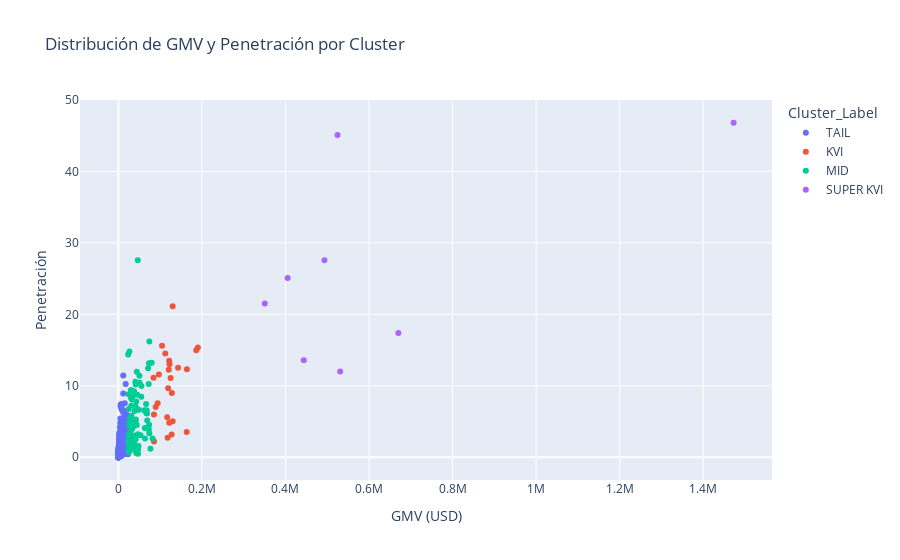

Notebook code cell kept with this figure:
### Code cell
# Crear el gráfico de dispersión con Plotly Express, agregando 'product_name' en hover_data
fig = px.scatter(df_final, 
                 x='gmv_usd', 
                 y='penetration', 
                 color='Cluster_Label', 
                 title='Distribución de GMV y Penetración por Cluster',
                 labels={'gmv_usd': 'GMV (USD)', 'penetration': 'Penetración'},
                 hover_data=['product_name', 'gmv_usd', 'penetration'])

# Mostrar la gráfica
fig.show()

### Figure 1 — Plotly figure (JSON) as saved in the notebook; plotly's stock layout.template omitted (floating-point values rounded to 4 significant figures; data arrays with more than 128 entries replaced by an {"elided": "..."} marker saying what was removed)
{"data": [{"customdata": {"elided": "858x1 str values"}, "hovertemplate": "Cluster_Label=TAIL<br>GMV (USD)=%{x}<br>Penetración=%{y}<br>product_name=%{customdata[0]}<extra></extra>", "legendgroup": "TAIL", "marker": {"color": "#636efa", "symbol": "circle"}, "mode": "markers", "name": "TAIL", "orientation": "v", "showlegend": true, "type": "scatter", "x": {"elided": "858 float values"}, "xaxis": "x", "y": {"elided": "858 float values"}, "yaxis": "y"}, {"customdata": [["Filé de Peito de Frango 20Kg - Canção Congelado - Caixa de 20kg Venda por Caixa"], ["Filé de Peito de Frango Envelopado CX - Lar Congelado - Caixa de 20kg A partir de 1 caixa (20kg)"], ["Leite Integral Italac 1L Tetrapack 1 L (Com Tampa) Unidade"], ["Óleo de Algodão Liza 14,5Kg 14,5Kg Unidade"], ["Açúcar Refinado União 1Kg Pacote de 1kg Unidade"], ["Café Pilão Tradicional Almofada 500g Almofada de 500g Unidade"], ["Leite Integral Piracanjuba 1L Tetrapack 1 L (Com Tampa) Unidade"], ["Arroz Branco 5kg - Pantera Pacote de 5kg Venda por Pacote"], ["Feijão Preto Kicaldo 1Kg Pacote de 1kg Unidade"], ["Feijão Carioca Camil 1Kg Pacote de 1kg Unidade"], ["Cerveja Heineken long neck 330ml Garrafa de 330ml Unidade"], ["Arroz Branco 5Kg - Mateus Pacote de 5kg Venda por Pacote"], ["Ovos Brancos Grandes - Cinta com 5 dúzias Cinta com 5 dúzias Venda por Cinta"], ["Coca-Cola 200ml Garrafa de 200ml A partir de 1 unidade"], ["Leite Condensado Semidesnatado 395g - Piracanjuba Tetra Pak de 395g Unidade"], ["Creme de Leite Piracanjuba 1,030Kg Tetra Pak de 1,030Kg Unidade"], ["Coca-Cola 350ml Lata de 350ml Unidade"], ["Linguiça tipo Calabresa - SEARA Pacote de 2.5kg 1 pacote (2.5kg)"], ["Batata Pré Frita Tradicional 2kg - Mais Batata Congelado - Pacote de 2kg A partir de 1 pacote"], ["Coca-Cola Zero 350ml Lata de 350ml Unidade"], ["Queijo Mussarela 4Kg - Coyote Resfriado - Peça de 4kg Venda por Peça"], ["Coca-Cola 2L Garrafa de 2l A partir de 1 unidade"], ["Coca-Cola 600ml Garrafa de 600ml A partir de 1 unidade"], ["Açúcar Refinado Caravelas 1kg Pacote de 1kg Venda por Pacote"], ["Feijão Carioca Kicaldo 1Kg Pacote de 1kg Unidade"]], "hovertemplate": "Cluster_Label=KVI<br>GMV (USD)=%{x}<br>Penetración=%{y}<br>product_name=%{customdata[0]}<extra></extra>", "legendgroup": "KVI", "marker": {"color": "#EF553B", "symbol": "circle"}, "mode": "markers", "name": "KVI", "orientation": "v", "showlegend": true, "type": "scatter", "x": [127600.0, 163600.0, 164100.0, 85300.0, 96970.0, 89290.0, 119200.0, 117900.0, 112300.0, 142900.0, 130000.0, 121800.0, 121700.0, 104600.0, 84290.0, 85200.0, 190300.0, 120600.0, 128200.0, 125100.0, 116900.0, 94040.0, 122500.0, 130000.0, 186400.0], "xaxis": "x", "y": [3.185, 3.526, 12.32, 2.202, 11.58, 7.053, 9.649, 2.732, 14.52, 12.53, 5.028, 4.833, 13.5, 15.61, 11.13, 5.993, 15.38, 12.23, 9.002, 11.1, 5.587, 7.547, 13.02, 21.15, 14.99], "yaxis": "y"}, {"customdata": [["Requeijão Cremoso 1.5kg - Tirolez Bisnaga de 1.5kg Venda por Bisnaga"], ["Requeijão Cremoso 1.5kg - Catupiry Resfriado - Bisnaga de 1.5kg A partir de 1 bisnaga"], ["Azeite de Oliva Extra Virgem Borges 2 L Pet de 2L A partir de 1 unidade"], ["Feijão Preto Camil 1Kg Pacote de 1kg Unidade"], ["Feijão Carioca Caldo Nobre 1kg Pacote de 1kg Unidade"], ["Feijão Carioca 1kg - Pantera Pacote de 1kg Venda por Pacote"], ["Cerveja Skol Pilsen 350ml Lata Lata de 350ml Unidade"], ["Água Mineral Frescca sem gás 510ml Garrafa de 510ml Unidade"], ["Batata Pré-Frita One Fry 2.5Kg - McCain Pacote de 2.5kg Venda por Pacote"], ["Batata Pré-Frita Tradicional 2kg - UAI Pacote de 2kg Venda por Pacote"], ["Guaraviton Açaí 500ml Garrafa de 500ml Unidade"], ["Farinha de Trigo Anaconda 5Kg Pacote de 5kg Unidade"], ["Conhaque Dreher 900ml Garrafa de 900ml A partir de 12 unidades"], ["Sassami de Frango GD - SEARA Congelado - Pacote de 6kg A partir de 1 pacote (6kg)"], ["Ketchup Cepêra 3,5Kg Galão de 3,5Kg Unidade"], ["Arroz Branco Gourmet Tio João 5kg Pacote de 5kg Venda por Pacote"], ["Detergente Ypê Neutro 500ml Frasco de 500ml A partir de 1 unidade"], ["Água Sanitária Triex 5L Galão de 5L Unidade"], ["Farinha de Mandioca Branca Seca Grossa Kicaldo 1Kg Pacote de 1kg Unidade"], ["Ovos Brancos Grandes - Bandeja com 30 unidades Bandeja com 30 unidades Venda por Bandeja"], ["Farinha de Trigo Três Coroas 1kg Embalagem de Plástico 1 kg Venda por Embalagem"], ["Leite Condensado Bag Piracanjuba 2,5Kg Bag de 2,5Kg Unidade"], ["Batata Pré-Frita Corte Tradicional 2.5kg - McCain Congelado - Pacote de 2.5kg A partir de 1 pacote"], ["Batata Pré-Frita 7mm 2.25Kg - Simplot Pacote de 2.25kg Venda por Pacote"], ["Filé de Peito de Frango BD - SEARA Bandeja de 1kg A partir de 2 bandejas (2kg)"], ["Refrigerante h2oh limão 500ml Garrafa Garrafa 500ml Unidade"], ["Refrigerante Guaraná Antarctica 350ml Lata Lata de 350ml Unidade"], ["Farinha de Trigo para Pastel 5Kg - Suprema Pacote de 5kg Venda por Pacote"], ["Itubaína Retrô Lata 350ml Lata de 350ml Unidade"], ["Guaraná Antarctica 600ml Garrafa de 600ml A partir de 1 unidade"], ["Farinha de Trigo Para Pastel Rosa Branca 5kg Pacote de 5kg Venda por Pacote"], ["Milho Verde Olé 170g Lata de 170g Venda por Lata"], ["Detergente Limpol Neutro 500ml Frasco de 500ml Unidade"], ["Sassami de Frango IQF - Lar Congelado - Pacote de 2kg A partir de 1 pacote (2kg)"], ["Linguiça Toscana - SEARA Pacote de 5kg 1 pacote (5kg)"], ["Água Mineral Frescca com gás 510ml Garrafa de 510ml Unidade"], ["Refrigerante Guaraná Antarctica 200ML Garrafa Pet Garrafa de 200ml A partir de 1 unidade"], ["Arroz Integral Camil  Food Service 2Kg Pacote de 2kg Unidade"], ["Filé de Peito de Frango IQF - Lar Congelado - Pacote de 1kg A partir de 2 pacotes (2kg)"], ["Sal Miramar 1Kg Pacote de 1kg Unidade"], ["Milho Verde Olé 1,7kg Lata de 1,7Kg Venda por Lata"], ["Café Brasileiro Extraforte Pouch 500g Pacote de 500g Venda por Pacote"], ["Macarrão com Ovos Espaguete 500g - Adria Pacote de 500g Venda por Pacote"], ["Queijo Mussarela 4Kg - Ouro do Campo Embalagem de 4Kg Venda por Embalagem"], ["Queijo Mussarela 4,1Kg - Coyote Resfriado - Peça de 4.1kg Venda por Resfriado"], ["Creme de Leite Piracanjuba 200g Tetra Pak de 200g Unidade"], ["Queijo Mussarela 4Kg - Piloto Refrigerado - Peça de 4Kg Venda por Refrigerado"], ["Bacon Fatiado - Frimesa Pacote de 1kg (67 fatias de 15g aprox.) A partir de 2 pacotes (2kg)"], ["Maionese Mariana 3kg Balde de 3kg Venda por Balde"], ["Papel Toalha Mili 600 folhas Pacote com 600 folhas A partir de 1 pacote"], ["Detergente Triex Neutro 500ml Frasco de 500ml Unidade"], ["Cerveja Itaipava Pilsen 350ml Lata de 350ml Unidade"], ["Bisteca Suína Congelada Caixa - Sadia Congelado - Caixa com 10kg Venda por Caixa"], ["Queijo Mussarela 4.1Kg - Monte Castelo Refrigerado - Peça de 4.1Kg Venda por Refrigerado"], ["Água Mineral Cristal Classic sem gás 510ml Garrafa de 510ml Venda por Garrafa"], ["Água Mineral Cristal Classic com gás 510ml Garrafa de 510ml Venda por Garrafa"], ["Requeijão Cremoso 1.5kg - Scala Resfriado - Bisnaga de 1.5kg A partir de 1 bisnaga"], ["Itubaína Retrô Garrafa 355ml Garrafa de 355ml Unidade"], ["Arroz Japonês Guin Grão Longo 5Kg Pacote de 5kg Unidade"], ["Polpa de Maracujá - Ricaeli Pacote de 1kg - Contém 10 unidades de 100g A partir de 1 pacote (1kg)"], ["Farinha de Trigo Sol 5kg Embalagem de Papel 5kg Venda por Embalagem"], ["Óleo Composto Olinda 500ml Pet de 500ml Unidade"], ["Sal Lebre 1Kg Pacote de 1kg Unidade"], ["Molho de Tomate Tarantella 2Kg Sachê de 2Kg Unidade"], ["Açúcar Cristal Alto Alegre 5Kg Pacote de 5kg Unidade"], ["Mistura Para Pão Francês Maxi 25kg Saco de 25kg Venda por Saco"], ["Feijão Carioca 1Kg - Big Valley Pacote de 1kg Venda por Pacote"], ["Refrigerante Guaraná Antarctica Sem Açúcar 350ml Lata Lata de 350ml A partir de 1 unidade"], ["Óleo Composto Olinda 3L Galão de 3L Unidade"], ["Cachaça Pitú 350ml Lata de 350ml A partir de 12 unidades"], ["Batata Palha Amavita 1Kg Pacote de 1kg Venda por Pacote"], ["Refrigerante Guaraná Antarctica Garrafa 2L Garrafa de 2l A partir de 1 unidade"], ["Café Pilão Tradicional Vácuo 500g Pacote de 500g Unidade"], ["Óleo de Algodão Saúde 14.5 Kg Balde De 14,5Kg Unidade"], ["Margarina 15Kg - Sofiteli Balde de 15kg Venda por Balde"], ["Filé de Peito de Frango - Bello Alimentos Congelado - Caixa de 12kg Venda por Caixa"], ["Detergente Triex Neutro 5L Frasco de 5L Unidade"], ["Cerveja Heineken Sleek 350ml Lata de 350ml Venda por Lata"], ["Refrigerante h2oh Limoneto 500ml Garrafa Garrafa 500ml Unidade"], ["Farinha de Trigo Rosa Branca 5kg Embalagem de Papel 5kg Venda por Embalagem"], ["Café Tradicional Pouch FORT 500g Pacote de 500g Unidade"], ["Macarrão com Ovos Espaguete Dona Benta 500g Pacote de 500g Unidade"], ["Arroz Parboilizado Campeiro 5kg Pacote de 5kg Venda por Pacote"], ["Ovos Brancos Grandes - Caixa com 15 dúzias Caixa com 15 dúzias Venda por Caixa"], ["Bacon em Cubos - Frimesa Pacote de 1kg 1 pacote (1kg)"], ["Bacon Inteiro CX - Sadia Caixa de 10kg A partir de 1 caixa (10kg)"], ["Café Seleto Tradicional Almofada 500g Pacote de 500g A partir de 1 unidade"], ["Carne Seca Bovina Dianteiro 5Kg - Friboi Refrigerado - Pacote com 5Kg Venda por Pacote"], ["Leite Condensado Bag Piracanjuba 5Kg - Atacado Bag de 5Kg Venda por Bag"], ["Arroz Parboilizado Camil Food Service 5Kg Pacote de 5kg Unidade"]], "hovertemplate": "Cluster_Label=MID<br>GMV (USD)=%{x}<br>Penetración=%{y}<br>product_name=%{customdata[0]}<extra></extra>", "legendgroup": "MID", "marker": {"color": "#00cc96", "symbol": "circle"}, "mode": "markers", "name": "MID", "orientation": "v", "showlegend": true, "type": "scatter", "x": [40200.0, 36190.0, 43840.0, 54900.0, 29810.0, 73650.0, 61860.0, 73250.0, 30490.0, 67130.0, 24570.0, 41410.0, 48890.0, 81960.0, 30570.0, 42740.0, 50420.0, 26480.0, 55270.0, 24730.0, 31010.0, 25110.0, 24660.0, 77020.0, 28370.0, 79810.0, 71210.0, 48130.0, 41490.0, 31080.0, 26150.0, 44260.0, 45290.0, 33630.0, 32980.0, 32690.0, 36600.0, 26130.0, 68550.0, 23480.0, 63360.0, 27410.0, 30190.0, 72870.0, 27070.0, 50800.0, 66240.0, 74120.0, 34600.0, 27650.0, 41170.0, 41930.0, 29890.0, 32090.0, 74190.0, 40810.0, 28440.0, 26940.0, 25470.0, 34050.0, 29200.0, 42890.0, 46420.0, 67840.0, 25500.0, 47040.0, 66350.0, 38640.0, 24930.0, 30060.0, 25670.0, 34070.0, 27260.0, 63830.0, 36470.0, 35030.0, 30440.0, 46720.0, 72730.0, 23500.0, 69030.0, 37590.0, 40190.0, 53110.0, 43980.0, 35140.0, 41370.0, 24840.0, 47140.0, 27670.0], "xaxis": "x", "y": [3.038, 2.019, 1.637, 8.489, 5.44, 4.563, 6.57, 13.15, 1.542, 6.193, 8.831, 2.526, 6.664, 2.626, 8.272, 0.6123, 11.43, 14.82, 9.967, 6.764, 7.206, 1.843, 1.083, 1.207, 2.696, 13.22, 12.45, 1.572, 10.2, 5.817, 0.9655, 11.98, 8.766, 2.908, 3.962, 8.077, 8.684, 3.285, 6.14, 14.38, 4.086, 2.932, 9.431, 3.939, 2.002, 10.42, 4.05, 3.379, 4.209, 5.375, 7.094, 5.287, 1.984, 1.13, 16.2, 10.59, 2.108, 4.892, 0.7359, 4.457, 3.291, 7.818, 27.56, 6.6, 0.836, 0.4828, 7.471, 6.494, 3.044, 4.156, 4.333, 4.48, 3.356, 2.614, 1.996, 1.643, 5.234, 3.209, 10.26, 2.261, 5.134, 9.249, 1.448, 3.067, 4.521, 1.743, 4.804, 1.784, 1.089, 1.537], "yaxis": "y"}, {"customdata": [["Açúcar Alto Alegre 1Kg Pacote de 1kg Unidade"], ["Óleo Concórdia 900 ml PET 900ml Unidade"], ["Leite Integral Hércules 1L Tetrapack 1 L A partir de 1 unidade"], ["Leite Integral Líder 1L Tetra Pak de 1L Venda por Tetra"], ["Arroz Branco Camil Food Service 5kg Pacote de 5kg Unidade"], ["Arroz Branco Campeiro 5Kg Pacote de 5kg Unidade"], ["Queijo Mussarela 4kg - Litoral Peça de 4kg Venda por Peça"], ["Óleo Vitaliv 900ml PET 900ml Unidade"]], "hovertemplate": "Cluster_Label=SUPER KVI<br>GMV (USD)=%{x}<br>Penetración=%{y}<br>product_name=%{customdata[0]}<extra></extra>", "legendgroup": "SUPER KVI", "marker": {"color": "#ab63fa", "symbol": "circle"}, "mode": "markers", "name": "SUPER KVI", "orientation": "v", "showlegend": true, "type": "scatter", "x": [524600.0, 350500.0, 493200.0, 405200.0, 670200.0, 530900.0, 443900.0, 1473000.0], "xaxis": "x", "y": [45.09, 21.51, 27.56, 25.09, 17.39, 11.99, 13.58, 46.82], "yaxis": "y"}], "layout": {"legend": {"title": {"text": "Cluster_Label"}, "tracegroupgap": 0}, "title": {"text": "Distribución de GMV y Penetración por Cluster"}, "xaxis": {"anchor": "y", "domain": [0, 1], "title": {"text": "GMV (USD)"}}, "yaxis": {"anchor": "x", "domain": [0, 1], "title": {"text": "Penetración"}}}}
